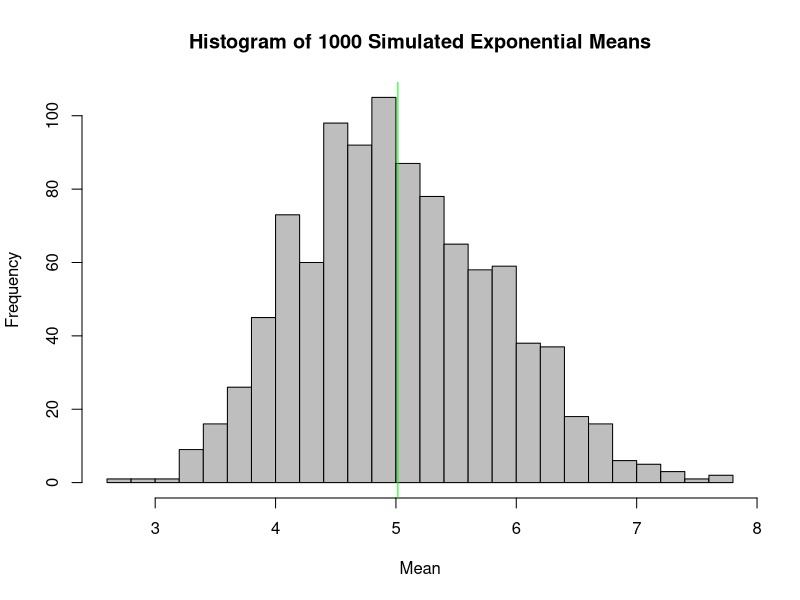
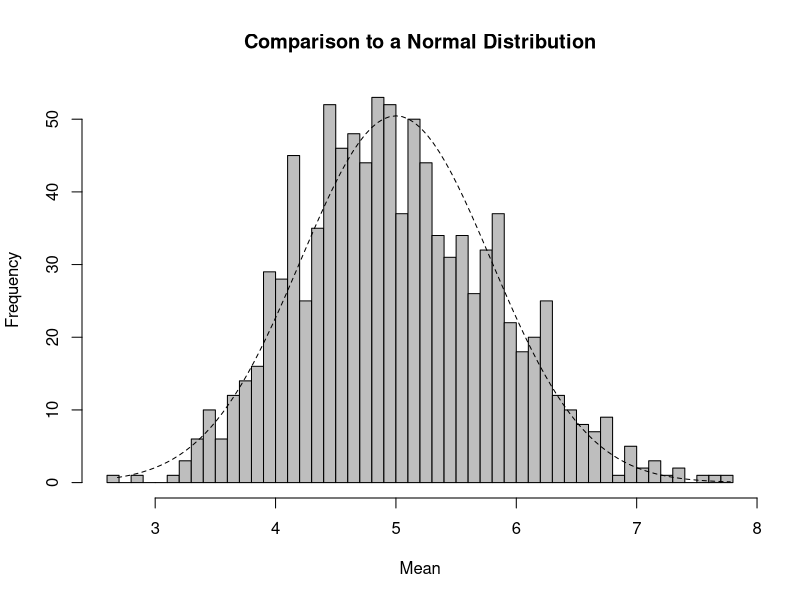

The R source for these figures, in order:
## ---- chunk 1
set.seed(2)
lambda <- 0.2
sim <- 1000
n <- 40

# Simulate and take mean
sim.exp <- replicate(sim, rexp(n,lambda))
mean.exp <- colMeans(sim.exp)

# Simulated mean
s.mean <- mean(mean.exp)
print(s.mean)

# Theoretical mean
t.mean <- 1/lambda
print(t.mean)

# plot
hist(mean.exp, breaks = 20, xlab = "Mean", main = "Histogram of 1000 Simulated Exponential Means", col = "grey")
abline(v = s.mean, col = "green")
## ---- chunk 2
# Simulated Standard Deviation and Variance
sstdev <- sd(mean.exp)
svar <- sstdev^2
print(svar)

# Theoretical Standard Deviation and Variance
tstdev <- (1/lambda)/sqrt(n)
tvar <- tstdev^2
print(tvar)
## ---- chunk 3
# Plot Histogram
hist(mean.exp, breaks = 40, xlab = "Mean", main = "Comparison to a Normal Distribution", col = "grey")

# Add the Theoretical Normal Distribution Line
xfit <- seq(min(mean.exp), max(mean.exp), length = 100) 
yfit <- dnorm(xfit, mean = 1/lambda, sd = 1/lambda/sqrt(n))
lines(xfit, yfit*100, lty=2)
